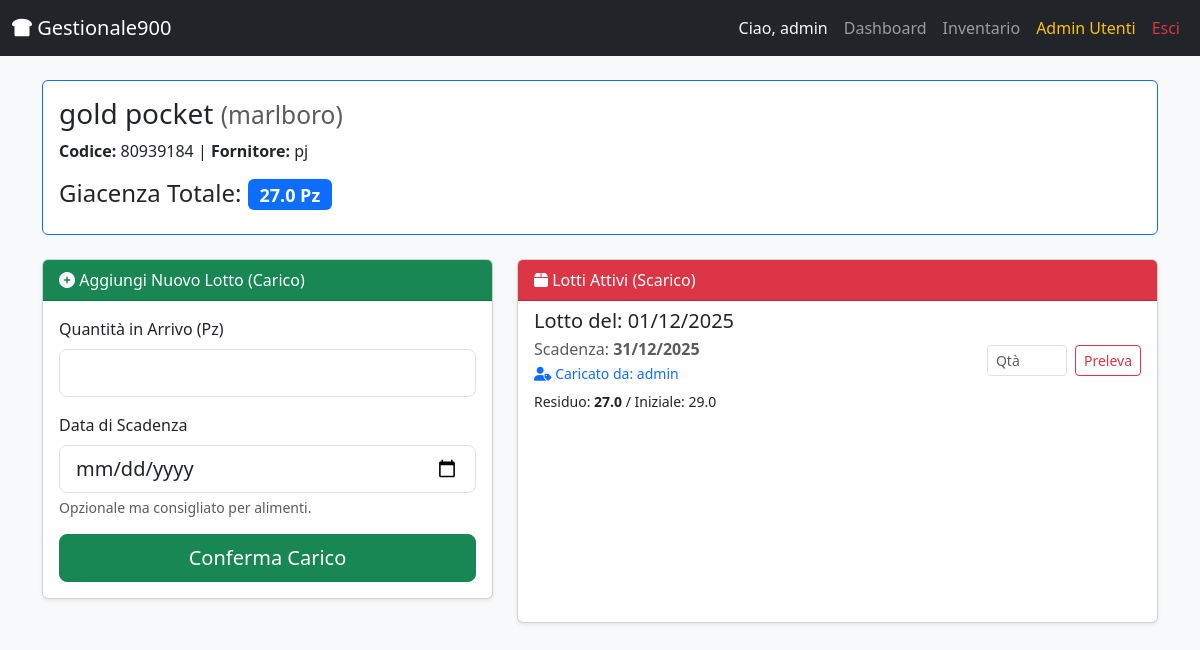
The page /product/1 (signed in) on the database its author committed.
### app.py (models this page shows)
class User(UserMixin, db.Model):
    id = db.Column(db.Integer, primary_key=True)
    username = db.Column(db.String(100), unique=True, nullable=False) # Username univoco
    password_hash = db.Column(db.String(200), nullable=False)         # Password criptata (non salviamo mai in chiaro)
    role = db.Column(db.String(20), default='user')                   # Ruolo: 'admin' può fare tutto, 'user' solo caricare/scaricare

class Product(db.Model):
    id = db.Column(db.Integer, primary_key=True)
    barcode = db.Column(db.String(50), unique=True, nullable=False)   # Codice a barre univoco
    name = db.Column(db.String(100), nullable=False)                  # Nome prodotto
    brand = db.Column(db.String(100))                                 # Marca
    supplier = db.Column(db.String(100))                              # Fornitore
    unit_measure = db.Column(db.String(20))                           # Unità (Kg, L, Pz)
    unit_price = db.Column(db.Float, default=0.0)                     # Prezzo unitario
    batches = db.relationship('Batch', backref='product', lazy=True, cascade="all, delete-orphan")
    @property
    def total_quantity(self):
        return sum(b.quantity_current for b in self.batches)

class Batch(db.Model):
    id = db.Column(db.Integer, primary_key=True)
    product_id = db.Column(db.Integer, db.ForeignKey('product.id'), nullable=False) # Collegamento al prodotto
    quantity_initial = db.Column(db.Float, nullable=False)            # Quanto ne è arrivato all'inizio
    quantity_current = db.Column(db.Float, nullable=False)            # Quanto ne rimane ora (cala quando scarichiamo)
    entry_date = db.Column(db.DateTime, default=datetime.utcnow)      # Data di arrivo (automatica)
    expiry_date = db.Column(db.Date, nullable=True)                   # Data di scadenza
    created_by = db.Column(db.String(100))                            # Chi ha caricato questo lotto

### app.py (the view)
@app.route('/product/<int:id>', methods=['GET', 'POST'])
@login_required
def product_detail(id):
    product = Product.query.get_or_404(id)
    batches = Batch.query.filter_by(product_id=id).filter(Batch.quantity_current > 0).order_by(Batch.expiry_date.asc()).all()
    return render_template('product_detail.html', product=product, batches=batches)

### app.py (called while the page is built)
@login_manager.user_loader
def load_user(user_id):
    return User.query.get(int(user_id))

### templates/product_detail.html
{% extends "base.html" %}
{% block content %}
<div class="row mb-4">
    <div class="col-md-12">
        <div class="card border-primary">
            <div class="card-body">
                <h3 class="card-title">{{ product.name }} <small class="text-muted">({{ product.brand }})</small></h3>
                <p class="mb-1"><strong>Codice:</strong> {{ product.barcode }} | <strong>Fornitore:</strong> {{ product.supplier }}</p>
                <h4 class="mt-3">Giacenza Totale: <span class="badge bg-primary">{{ product.total_quantity }} {{ product.unit_measure }}</span></h4>
            </div>
        </div>
    </div>
</div>
<div class="row">
    <div class="col-md-5 mb-4">
        <div class="card shadow-sm h-100">
            <div class="card-header bg-success text-white">
                <i class="fas fa-plus-circle"></i> Aggiungi Nuovo Lotto (Carico)
            </div>
            <div class="card-body">
                <form action="{{ url_for('add_batch', product_id=product.id) }}" method="POST">
                    <div class="mb-3">
                        <label class="form-label">Quantità in Arrivo ({{ product.unit_measure }})</label>
                        <input type="number" step="0.1" name="quantity" class="form-control form-control-lg" required>
                    </div>
                    <div class="mb-3">
                        <label class="form-label">Data di Scadenza</label>
                        <input type="date" name="expiry_date" class="form-control form-control-lg">
                        <div class="form-text">Opzionale ma consigliato per alimenti.</div>
                    </div>
                    <button type="submit" class="btn btn-success w-100 btn-lg">Conferma Carico</button>
                </form>
            </div>
        </div>
    </div>
    <div class="col-md-7">
        <div class="card shadow-sm h-100">
            <div class="card-header bg-danger text-white">
                <i class="fas fa-box"></i> Lotti Attivi (Scarico)
            </div>
            <div class="card-body p-0">
                <div class="list-group list-group-flush">
                    {% for batch in batches %}
                    <div class="list-group-item">
                        <div class="d-flex w-100 justify-content-between align-items-center">
                            <div>
                                <h5 class="mb-1">Lotto del: {{ batch.entry_date.strftime('%d/%m/%Y') }}</h5>
                                <p class="mb-1 text-muted">
                                    Scadenza:
                                    {% if batch.expiry_date %}
                                        <strong class="{{ 'text-danger' if batch.expiry_date < batch.entry_date.date() else '' }}">
                                            {{ batch.expiry_date.strftime('%d/%m/%Y') }}
                                        </strong>
                                    {% else %}
                                        N/A
                                    {% endif %}
                                    <br>
                                    <small class="text-primary"><i class="fas fa-user-tag"></i> Caricato da: {{ batch.created_by if batch.created_by else 'N/D' }}</small>
                                </p>
                                <small>Residuo: <strong>{{ batch.quantity_current }}</strong> / Iniziale: {{ batch.quantity_initial }}</small>
                            </div>
                            <form action="{{ url_for('use_batch', batch_id=batch.id) }}" method="POST" class="d-flex align-items-end">
                                <div class="me-2">
                                    <input type="number" step="0.1" name="quantity_use" class="form-control form-control-sm" style="width: 80px;" placeholder="Qtà" required>
                                </div>
                                <button type="submit" class="btn btn-outline-danger btn-sm">Preleva</button>
                            </form>
                        </div>
                    </div>
                    {% else %}
                    <div class="p-4 text-center text-muted">Nessun lotto attivo per questo prodotto.</div>
                    {% endfor %}
                </div>
            </div>
        </div>
    </div>
</div>
{% endblock %}

### templates/base.html (shortened to what this page needs)
<!DOCTYPE html>
<html lang="it">
<head>
    <link href="https://cdn.jsdelivr.net/npm/bootstrap@5.3.0/dist/css/bootstrap.min.css" rel="stylesheet">
    <link rel="stylesheet" href="https://cdnjs.cloudflare.com/ajax/libs/font-awesome/6.0.0/css/all.min.css">
    <link rel="stylesheet" href="{{ url_for('static', filename='css/style.css') }}">
</head>
<body class="bg-light">
    <nav class="navbar navbar-expand-lg navbar-dark bg-dark mb-4">
        <div class="container-fluid">
            <a class="navbar-brand" href="{{ url_for('dashboard') }}"><i class="fas fa-bread-slice"></i> Gestionale900</a>
            {% if current_user.is_authenticated %}
            <div class="collapse navbar-collapse" id="navbarNav">
                <ul class="navbar-nav ms-auto">
                    <li class="nav-item">
                        <span class="nav-link text-light">Ciao, {{ current_user.username }}</span>
                    </li>
                    <li class="nav-item"><a class="nav-link" href="{{ url_for('dashboard') }}">Dashboard</a></li>
                    <li class="nav-item"><a class="nav-link" href="{{ url_for('inventory') }}">Inventario</a></li>
                    {% if current_user.role == 'admin' %}
                    <li class="nav-item"><a class="nav-link text-warning" href="{{ url_for('admin_users') }}">Admin Utenti</a></li>
                    {% endif %}
                    <li class="nav-item"><a class="nav-link text-danger" href="{{ url_for('logout') }}">Esci</a></li>
                </ul>
            </div>
            {% endif %}
        </div>
    </nav>
    <div class="container">
        {% block content %}{% endblock %}
    </div>
</body>
</html>

### static/css/style.css (style rules this page uses)
body { font-family: 'Segoe UI', Tahoma, Geneva, Verdana, sans-serif; background-color: #f8f9fa; }

### rows shown on the page
User: username "admin"
Product: name "gold pocket", brand "marlboro", barcode "80939184", supplier "pj", unit_measure "Pz"
Batch: total_quantity "27.0", entry_date "01/12/2025", expiry_date "31/12/2025", created_by "admin", quantity_current "27.0", quantity_initial "29.0"
